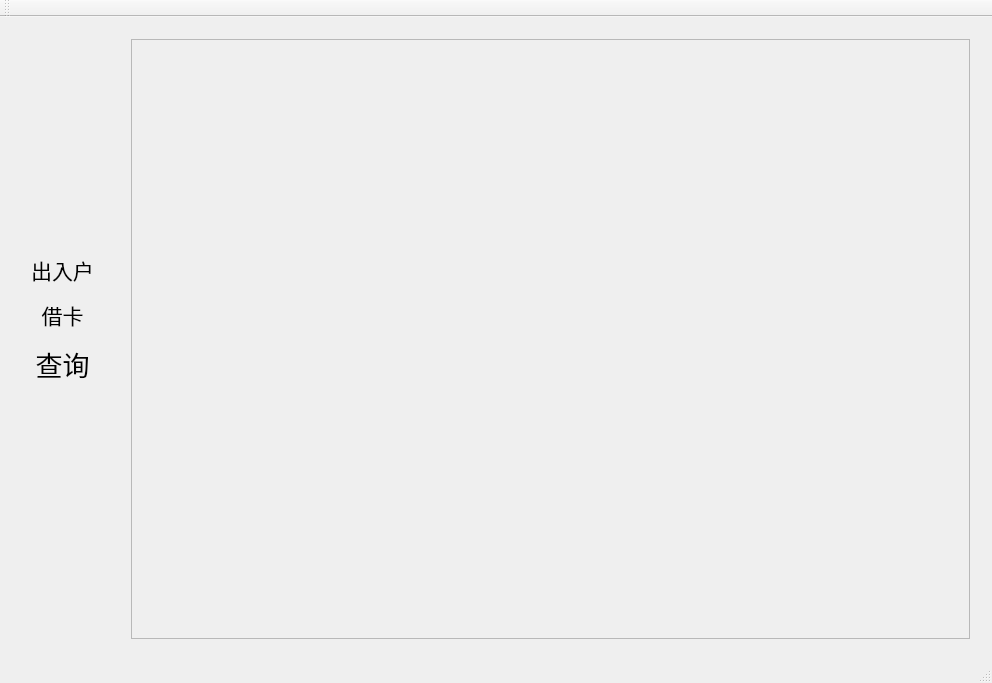
<?xml version="1.0" encoding="UTF-8"?>
<ui version="4.0">
 <class>MainWindow</class>
 <widget class="QMainWindow" name="MainWindow">
  <property name="geometry">
   <rect>
    <x>0</x>
    <y>0</y>
    <width>992</width>
    <height>683</height>
   </rect>
  </property>
  <property name="sizePolicy">
   <sizepolicy hsizetype="Preferred" vsizetype="Preferred">
    <horstretch>0</horstretch>
    <verstretch>0</verstretch>
   </sizepolicy>
  </property>
  <property name="windowTitle">
   <string>Graduation_Project</string>
  </property>
  <property name="windowIcon">
   <iconset resource="software_icon.qrc">
    <normaloff>:/icon/collect.png</normaloff>:/icon/collect.png</iconset>
  </property>
  <property name="styleSheet">
   <string notr="true"/>
  </property>
  <widget class="QWidget" name="centralWidget">
   <layout class="QHBoxLayout" name="horizontalLayout">
    <item>
     <widget class="QWidget" name="widget" native="true">
      <property name="sizePolicy">
       <sizepolicy hsizetype="Fixed" vsizetype="Fixed">
        <horstretch>0</horstretch>
        <verstretch>0</verstretch>
       </sizepolicy>
      </property>
      <layout class="QVBoxLayout" name="verticalLayout">
       <item>
        <widget class="QToolButton" name="in_out_account">
         <property name="enabled">
          <bool>true</bool>
         </property>
         <property name="sizePolicy">
          <sizepolicy hsizetype="Expanding" vsizetype="Expanding">
           <horstretch>0</horstretch>
           <verstretch>0</verstretch>
          </sizepolicy>
         </property>
         <property name="font">
          <font>
           <family>Abyssinica SIL</family>
           <pointsize>16</pointsize>
          </font>
         </property>
         <property name="cursor">
          <cursorShape>ArrowCursor</cursorShape>
         </property>
         <property name="tabletTracking">
          <bool>false</bool>
         </property>
         <property name="contextMenuPolicy">
          <enum>Qt::CustomContextMenu</enum>
         </property>
         <property name="toolTip">
          <string>&lt;html&gt;&lt;head/&gt;&lt;body&gt;&lt;p&gt;in_out&lt;/p&gt;&lt;/body&gt;&lt;/html&gt;</string>
         </property>
         <property name="whatsThis">
          <string>&lt;html&gt;&lt;head/&gt;&lt;body&gt;&lt;p&gt;&lt;br/&gt;&lt;/p&gt;&lt;/body&gt;&lt;/html&gt;</string>
         </property>
         <property name="text">
          <string>出入户</string>
         </property>
         <property name="icon">
          <iconset resource="software_icon.qrc">
           <normaloff>:/icon/people.png</normaloff>:/icon/people.png</iconset>
         </property>
         <property name="iconSize">
          <size>
           <width>48</width>
           <height>48</height>
          </size>
         </property>
         <property name="toolButtonStyle">
          <enum>Qt::ToolButtonTextUnderIcon</enum>
         </property>
         <property name="autoRaise">
          <bool>true</bool>
         </property>
         <property name="arrowType">
          <enum>Qt::NoArrow</enum>
         </property>
        </widget>
       </item>
       <item>
        <widget class="QToolButton" name="account_card_borrow">
         <property name="sizePolicy">
          <sizepolicy hsizetype="Expanding" vsizetype="Expanding">
           <horstretch>0</horstretch>
           <verstretch>0</verstretch>
          </sizepolicy>
         </property>
         <property name="font">
          <font>
           <family>Abyssinica SIL</family>
           <pointsize>16</pointsize>
          </font>
         </property>
         <property name="text">
          <string>借卡</string>
         </property>
         <property name="icon">
          <iconset resource="software_icon.qrc">
           <normaloff>:/icon/credit_card_129.37246049661px_1229314_easyicon.net.png</normaloff>:/icon/credit_card_129.37246049661px_1229314_easyicon.net.png</iconset>
         </property>
         <property name="iconSize">
          <size>
           <width>48</width>
           <height>48</height>
          </size>
         </property>
         <property name="toolButtonStyle">
          <enum>Qt::ToolButtonTextUnderIcon</enum>
         </property>
         <property name="autoRaise">
          <bool>true</bool>
         </property>
        </widget>
       </item>
       <item>
        <widget class="QToolButton" name="search">
         <property name="sizePolicy">
          <sizepolicy hsizetype="Expanding" vsizetype="Expanding">
           <horstretch>0</horstretch>
           <verstretch>0</verstretch>
          </sizepolicy>
         </property>
         <property name="font">
          <font>
           <family>宋体</family>
           <pointsize>20</pointsize>
          </font>
         </property>
         <property name="text">
          <string>查询</string>
         </property>
         <property name="icon">
          <iconset resource="software_icon.qrc">
           <normaloff>:/icon/search_128px_1232043_easyicon.net.png</normaloff>:/icon/search_128px_1232043_easyicon.net.png</iconset>
         </property>
         <property name="iconSize">
          <size>
           <width>48</width>
           <height>48</height>
          </size>
         </property>
         <property name="toolButtonStyle">
          <enum>Qt::ToolButtonTextUnderIcon</enum>
         </property>
         <property name="autoRaise">
          <bool>true</bool>
         </property>
        </widget>
       </item>
       <item>
        <spacer name="verticalSpacer">
         <property name="orientation">
          <enum>Qt::Vertical</enum>
         </property>
         <property name="sizeHint" stdset="0">
          <size>
           <width>20</width>
           <height>40</height>
          </size>
         </property>
        </spacer>
       </item>
      </layout>
     </widget>
    </item>
    <item>
     <widget class="QStackedWidget" name="stackedWidget">
      <property name="sizePolicy">
       <sizepolicy hsizetype="Preferred" vsizetype="Preferred">
        <horstretch>0</horstretch>
        <verstretch>0</verstretch>
       </sizepolicy>
      </property>
      <widget class="QWidget" name="stackedWidgetPage1">
       <property name="sizePolicy">
        <sizepolicy hsizetype="Preferred" vsizetype="Preferred">
         <horstretch>0</horstretch>
         <verstretch>0</verstretch>
        </sizepolicy>
       </property>
       <property name="autoFillBackground">
        <bool>false</bool>
       </property>
       <layout class="QGridLayout" name="gridLayout">
        <item row="0" column="0">
         <widget class="IN_OUT_ACCOUNT_PAGE" name="in_out_account_page">
          <property name="sizePolicy">
           <sizepolicy hsizetype="Preferred" vsizetype="Preferred">
            <horstretch>0</horstretch>
            <verstretch>0</verstretch>
           </sizepolicy>
          </property>
          <property name="frameShape">
           <enum>QFrame::StyledPanel</enum>
          </property>
          <property name="frameShadow">
           <enum>QFrame::Raised</enum>
          </property>
         </widget>
        </item>
       </layout>
      </widget>
      <widget class="QWidget" name="stackedWidgetPage2">
       <property name="sizePolicy">
        <sizepolicy hsizetype="Expanding" vsizetype="Expanding">
         <horstretch>0</horstretch>
         <verstretch>0</verstretch>
        </sizepolicy>
       </property>
       <layout class="QGridLayout" name="gridLayout_2">
        <item row="0" column="0">
         <widget class="ACCOUNT_CARD_BORROW_PAGE" name="account_borrow_page">
          <property name="sizePolicy">
           <sizepolicy hsizetype="Preferred" vsizetype="Preferred">
            <horstretch>0</horstretch>
            <verstretch>0</verstretch>
           </sizepolicy>
          </property>
          <property name="frameShape">
           <enum>QFrame::StyledPanel</enum>
          </property>
          <property name="frameShadow">
           <enum>QFrame::Raised</enum>
          </property>
         </widget>
        </item>
       </layout>
      </widget>
      <widget class="QWidget" name="stackedWidgetPage3"/>
     </widget>
    </item>
   </layout>
  </widget>
  <widget class="QMenuBar" name="menuBar">
   <property name="geometry">
    <rect>
     <x>0</x>
     <y>0</y>
     <width>992</width>
     <height>22</height>
    </rect>
   </property>
  </widget>
  <widget class="QToolBar" name="mainToolBar">
   <attribute name="toolBarArea">
    <enum>TopToolBarArea</enum>
   </attribute>
   <attribute name="toolBarBreak">
    <bool>false</bool>
   </attribute>
  </widget>
  <widget class="QStatusBar" name="statusBar"/>
 </widget>
 <layoutdefault spacing="6" margin="11"/>
 <customwidgets>
  <customwidget>
   <class>IN_OUT_ACCOUNT_PAGE</class>
   <extends>QFrame</extends>
   <header>in_out_account_page.h</header>
   <container>1</container>
  </customwidget>
  <customwidget>
   <class>ACCOUNT_CARD_BORROW_PAGE</class>
   <extends>QFrame</extends>
   <header>account_card_borrow_page.h</header>
   <container>1</container>
  </customwidget>
 </customwidgets>
 <resources>
  <include location="software_icon.qrc"/>
 </resources>
 <connections/>
</ui>
